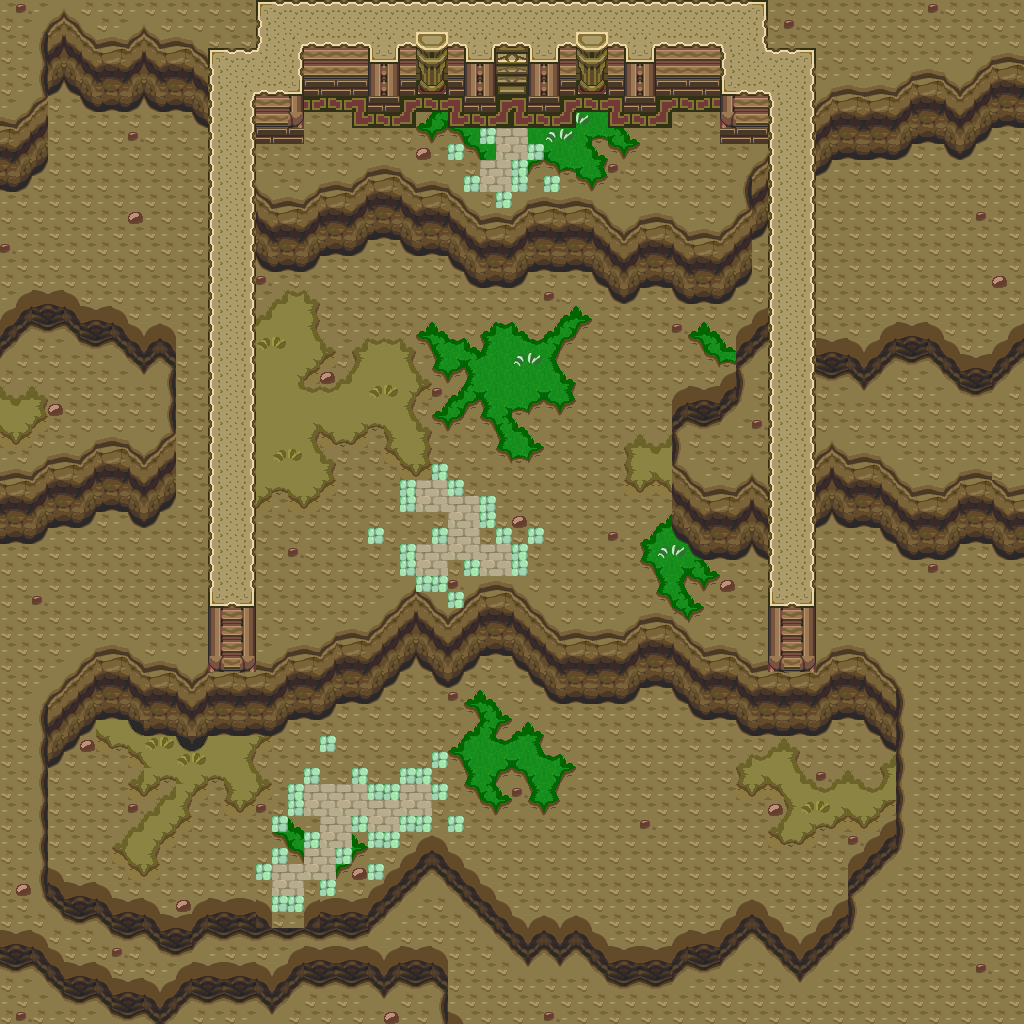

A level layout from a 2D game, rendered from its tile map. Below: a short description, then the map file with tile-grid data replaced by summaries:
An orthogonal 64x64 tile map with 16x16 px tiles, 1 tile layer (base), 1 hidden layer not drawn and 1 object.

<map version="1.10" tiledversion="1.12.1" orientation="orthogonal" renderorder="right-down" width="64" height="64" tilewidth="16" tileheight="16" infinite="0" nextlayerid="3" nextobjectid="2">
 <tileset firstgid="1" source="../classiciphone_pics4.tsx" />
 <layer id="1" name="base" width="64" height="64">
  <data>[4096 cells, 4096 non-empty, 131 distinct tile ids]</data>
 </layer>
 <layer id="2" name="collision" width="64" height="64" visible="0">
  <properties><property name="collision" value="true" /></properties>
  <data>[4096 cells, 1247 non-empty, 1 distinct tile ids]</data>
 </layer>
 <objectgroup id="3" name="npcs">
  <object id="1" x="368.0" y="192.0" width="16" height="16">
   <properties>
    <property name="script" type="string">-- Auto-converted from GraalScript
-- // NPC made by Daze Moon (Legion)
-- [CLIENT-SIDE — server no-op]
-- if (playerenters || timeout) {
-- seteffect 0,0,0,0.8;
-- timeout = .05;
-- }</property>
   </properties>
  </object>
 </objectgroup>
</map>
